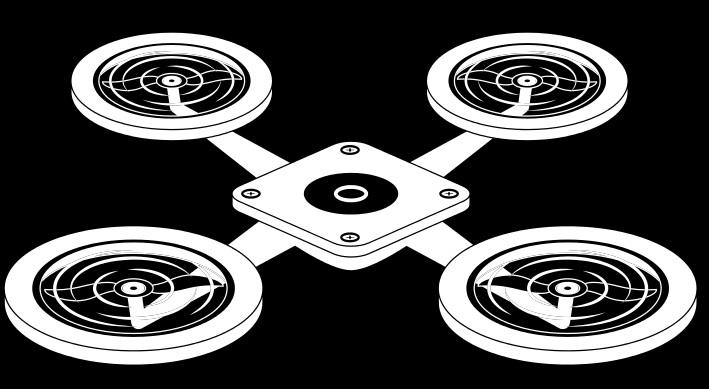
%> input picture codes/Pdi/Lab2/dron.png, 709 x 389 px
$ octave Lab1.m   (GNU Octave 9; MATLAB toolbox functions it lacks are replaced by stand-ins)
%> lines starting %> are read from the running program, lines starting %| are printed output that depends on the picture; in (x1, y1, x2, y2) boxes, pixels count from 0 and x2, y2 are one past the last pixel; in counts of white or black regions, pixels touching at a corner belong together; the program's own positions count from 1
clc, clear, close all;
I=imread('dron.png');       % Leer la imagen en png
%> I is the input picture: size 389x709x3 uint8; min 0, max 255, mean 73.9
imwrite(I,'dron.jpg');      % Guardarla en jpg
I=imread('dron.jpg');       % Leer la imagen en jpg
%> I: size 389x709x3 uint8; min 0, max 255, mean 73.9; mean of the top-left, top-right, bottom-left and bottom-right quarters 57.1, 56.2, 91.7, 90.3

%Pregunta 1

Igris=rgb2gray(I);          % Pasar la imagen de Rgb a Escala de Gris
Ibinario=Igris>120;         % Pasar la imagen en binario
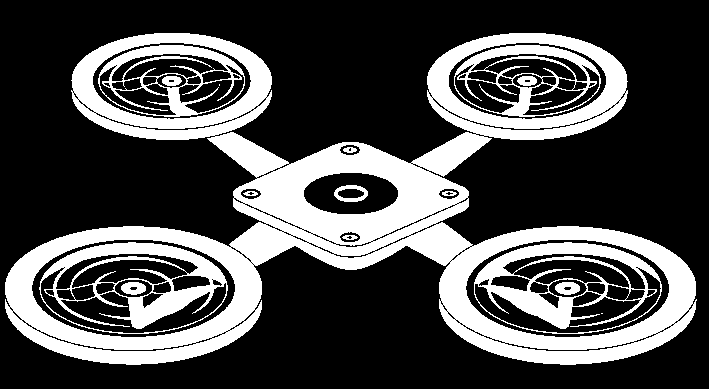
%> Ibinario: size 389x709 logical; 29.3% white; 16 white regions (2 under 20 px), largest, box (x1, y1, x2, y2) and area: (5, 33, 697, 365) 61913, (39, 242, 228, 334) 5682, (474, 242, 662, 334) 5645

figure(1)
subplot (1,3,1), imshow(I), title('Imagen Original RGB');
subplot (1,3,2), imshow(Igris), title('Imagen Gris');
subplot (1,3,3), imshow(Ibinario), title('Imagen Binario');


%Pregunta 2

matriz_cero= zeros(400,400);                  % Matriz de la imagen en negro
Ibinario_rescalado = imresize(Ibinario,0.2);  % Reescalar la imagen al 20%
%> Ibinario_rescalado: size 78x142 logical; 29% white; 48 white regions (47 under 20 px), largest, box (x1, y1, x2, y2) and area: (1, 7, 139, 73) 3091

figure(2)
subplot (2,1,1), imshow(matriz_cero), title('Imagen negro');
subplot (2,1,2), imshow(Ibinario_rescalado), title('Imagen binaria re-escalada');


%Pregunta 3

Igris = imresize(Igris, [400, 400]);            % Reescalar la imagen en 400 x 400
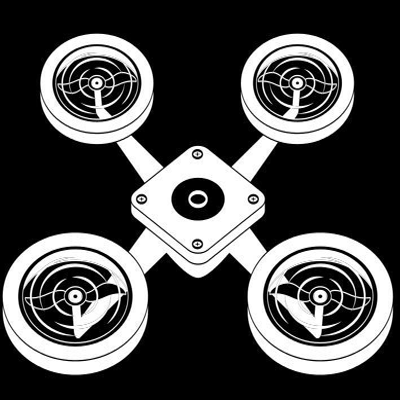
%> Igris: size 400x400 uint8; min 0, max 255, mean 73.9
imwrite(Igris,'dron.bmp');                      % Guardar la imagen en .bmp
[X,mp]=imread('dron.bmp');                      % Leer la imagen y guardar la posici髇 y tono de gris en una matriz
%> mp = 256 rows, first 12: [0 0 0; 0.00392 0.00392 0.00392; 0.00784 0.00784 0.00784; 0.0118 0.0118 0.0118; 0.0157 0.0157 0.0157; 0.0196 0.0196 0.0196; 0.0235 0.0235 0.0235; 0.0275 0.0275 0.0275; 0.0314 0.0314 0.0314; 0.0353 0.0353 0.0353; 0.0392 0.0392 0.0392; 0.0431 0.0431 0.0431]
[N,M]=size(X)                                   % Establecer las variables del tama駉 de la imagen
%> N = 400; M = 400
i0=100; %-60
j0=50;%-126
for i=1:N                                       % Aplicando la tranformaci髇 geom閠rica de translaci髇
    for j=1:M
        ip=fix(i-i0);
        jp=fix(j-j0);
        if(jp>=1)& (jp<=M)& (ip>=1) & (ip<=N)
            Y(i,j)=X(ip,jp);
        end
    end
end
figure (3)
subplot (1,2,1), imshow(X,mp),  title('Imagen negro');
subplot (1,2,2), imshow(Y,mp),      title('Imagen Traslacion');


%Pregunta 4

[X,mp]=imread('dron.bmp');
[N,M]=size(X)

for mov=10:10:100
    Movimiento=zeros(400,400);
    for i=1:N
        for j=1:M
            ip=fix(i);
            jp=fix(j-mov);
            if(jp>=1)& (jp<=M)& (ip>=1) & (ip<=N)
                Movimiento(i,j)=X(ip,jp);
            end
        end
    end
    figure (4);
    subplot (2,5,mov/10), imshow(Movimiento,mp), title(sprintf('Movimiento de %d cm en X', mov));
end
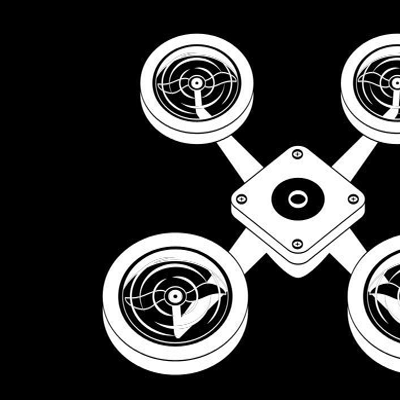
%> Movimiento: size 400x400 double; min 0, max 255, mean 58.2
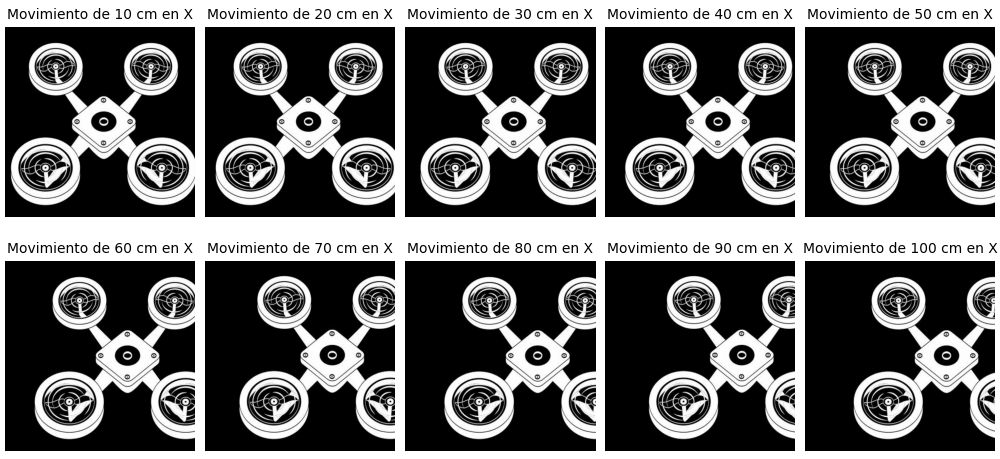
%> figure redrawn from the program's plot data, 10 panels

%Pregunta 5

Matriz_oscura=zeros(N,M);
th=45*pi/180; %rad
i0=100; %-60
j0=50;%-126
for i=1:N
    for j=1:M
        m=[cos(th) sin(th); -sin(th) cos(th)]*[i-i0 j-j0]'+[i0 j0]';
        ip=fix(m(1)+0.5);
        jp=fix(m(2)+0.5);
        if(jp>=1)& (jp<=M)& (ip>=1) & (ip<=N)
            Matriz_oscura(i,j)=X(ip,jp);
        end
    end
end
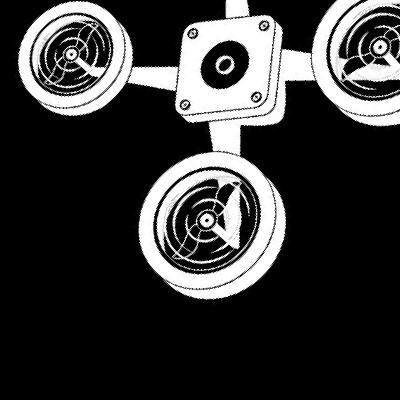
%> Matriz_oscura: size 400x400 double; min 0, max 255, mean 55
figure(5)
imshow(Matriz_oscura,mp), title(sprintf('Imagen con rotaci髇 en (%8.1f)',th*180/pi));

%Pregunta 10

%La tranformaci髇 de similitud es la suma de las transformaciones de
%tralaci髇, rotaci髇 y reescalado
Y=zeros(400,400);
th=10*pi/180; %rad
i0=49;                                  % Mover en el eje X
j0=300;                                 % Mover en el eje Y
for i=1:N                               % Aplicando la transformaci髇 de tralaci髇 y rotaci髇
    for j=1:M
        m=[cos(th) sin(th); -sin(th) cos(th)]*[i-i0 j-j0]'+[i0 j0]';
        ip=fix(m(1)+0.5);
        jp=fix(m(2)+0.5);
        if(jp>=1)& (jp<=M)& (ip>=1) & (ip<=N)
            Y(i,j)=X(ip,jp);
        end
    end
end
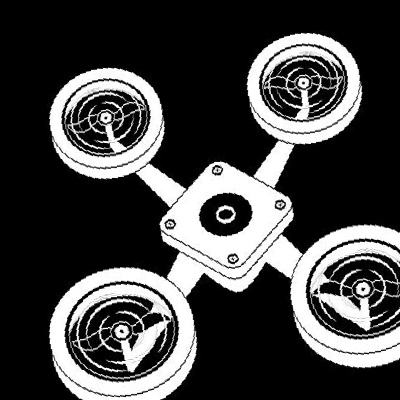
%> Y: size 400x400 double; min 0, max 255, mean 69

Y2=zeros(400,400);
for cx=1:400                            % Luego, aplicar la transformaci髇 de escalamiento
        for cy=1:400
            M=[1 0; 0 2];
            cp= M*[cx;cy];
            cxp=cp(1); cyp=cp(2);
            Y2(cxp,cyp)=Y(cx,cy);
        end
end
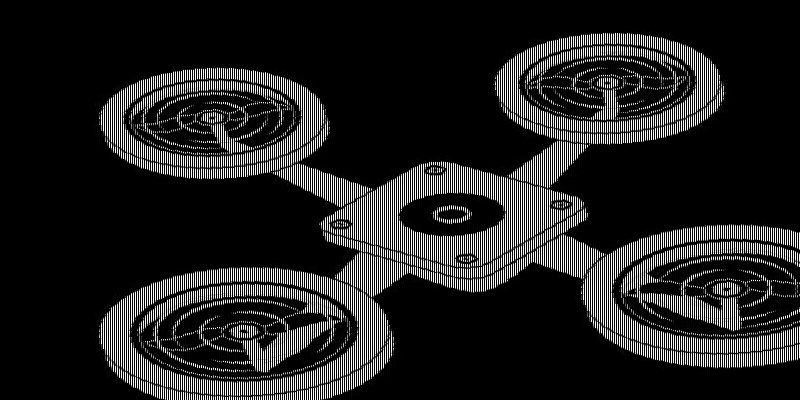
%> Y2: size 400x800 double; min 0, max 255, mean 34.5

figure(6)
imshow(Y2,mp), title(sprintf('Imagen con rotaci髇 en %1.f y desplazado en X: 10 y en Y: 20',th*180/pi));
